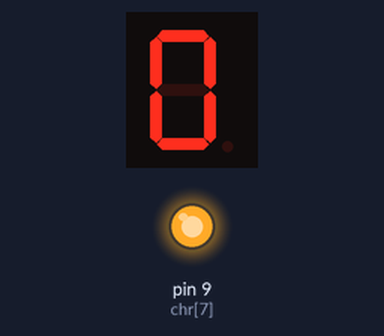
A sketch run on a simulated Arduino Uno, built with avr-gcc and run on an emulated ATmega328P. On the bench: 1-digit seven-segment display, output pins drawn as LEDs (lit = HIGH). Wiring (inferred from the names in the program): 1-digit 7-segment display, segments lit when LOW: segments pin 8, pin 7, pin 6, pin 5, pin 4, pin 3, pin 2. The segment pins are drawn as the display they are named for; pins used as bus, display or sensor lines are not drawn.

Above: at 0.1 s.
At 1.1 s:
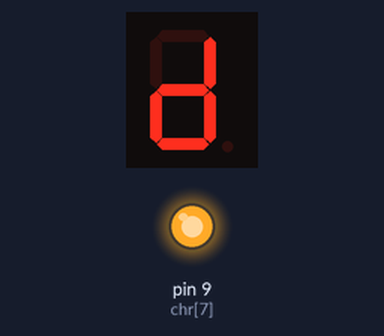

The sketch:

test.ino
```cpp
#include <math.h>

int chr[] = {4, 5, 8, 7, 6, 3, 2, 9};
int mux[] = {0, 0, 0, 10, 11};

const int digitCodeMap[10][8] = {
   {0, 1, 2, 3, 4, 5, 0, 0}, // 0
   {1, 2, 1, 1, 1, 1, 1, 1}, // 1
   {0, 1, 3, 4, 6, 0, 0, 0}, // 2
   {0, 1, 2, 3, 6, 0, 0, 0}, // 3
   {1, 2, 5, 6, 1, 1, 1, 1}, // 4
   {0, 2, 3, 5, 6, 0, 0, 0}, // 5
   {0, 2, 3, 4, 5, 6, 0, 0}, // 6
   {0, 1, 2, 0, 0, 0, 0, 0}, // 7
   {0, 1, 2, 3, 4, 5, 6, 0}, // 8
   {0, 1, 2, 0, 5, 6, 0, 0} // 9
};

void setup() {
   // Set up program counter
   // seg prog = seg(digits, chr, mux);
   // seg::master();
   Serial.begin(9600);
   // Set pins as output
   for (int i = 0; i < 8; i++) {
      pinMode(chr[i], OUTPUT);
      digitalWrite(chr[i], HIGH);
   }
   for (int i = 0; i < 5; i++) {
      pinMode(mux[i], OUTPUT);
   }
}

void clear() {
   for(int i = 0; i < 8; i++) {
      digitalWrite(chr[i], HIGH);
   }
   for(int i = 0; i < 5; i++) {
      digitalWrite(mux[i], LOW);
   }
}

void write(int number) {
   int _num = number;
   int pin = 0;
   int digit = 0;
   // Last index of mux_pins
   int m = 4;

   // Loop through *number*
   // Added null-exception: allows for variable segment length (max 5)
   while ((m > -1) && (mux[m] != 0)) {
      // delay(10);
      // clear display
      clear();

      // Set MUX pins
      for (int i = 4; i >= 0; i--) {
         if (i == m) {
            digitalWrite(mux[i], HIGH);
         }
         else {
            digitalWrite(mux[i], LOW);
         }
      }
      /// Print to segment display
      digit = _num % 10;
      // Serial.print(digit);
      // Serial.print("\t");
      // Set relevant character pins
      for (int i = 0; i < 8; i++) {
         pin = digitCodeMap[digit][i];
         digitalWrite(chr[pin], LOW);
      }
      ///
      m--;
      _num = floor(_num / 10);
      // Serial.print(number);

      // Serial.print("\t");
      // Serial.print(digitalRead(11));
      // Serial.print("\t");
      // Serial.println(digitalRead(10));
      delay(10);
   }
}

void loop() {
   // for (int i = 0; i < 100; i++) {
   //    write(i);
   //    delay(100);
   // }
   write(1);
   delay(1000);
   write(22);
   delay(1000);
}
```

Measured:
- by itself, everything shown: repeats every 2.0 s, in 3 steps
- what the display in image 0 shows lasts 1.0 s, from 0.0 s to 1.0 s
